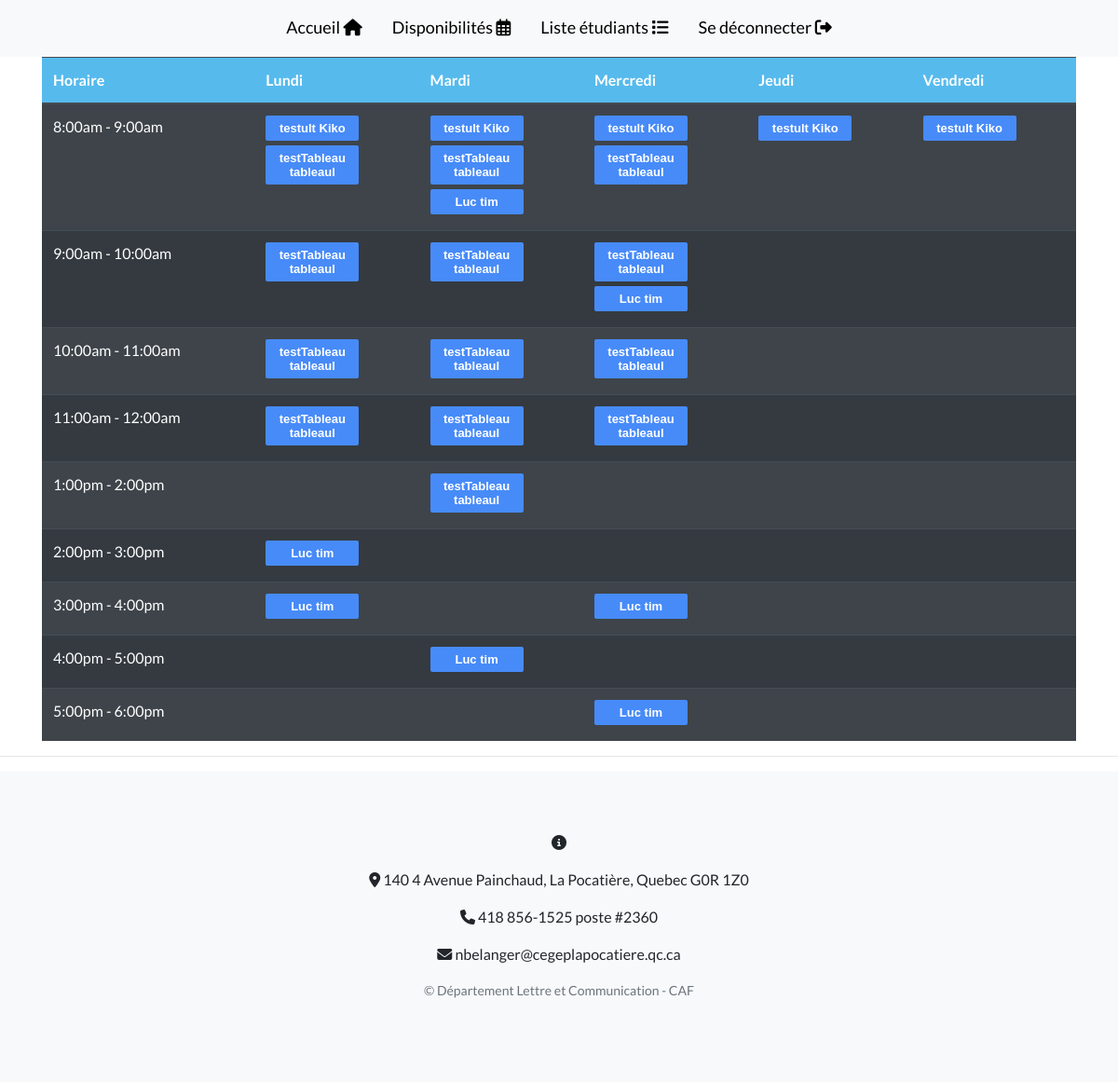
Page /tableaudispo.php (signed in) on the committed database.
### tables this page shows
CREATE TABLE `jour` (
  `code_jour` varchar(100) NOT NULL,
  `jour` varchar(100) NOT NULL
);

CREATE TABLE `horaire` (
  `code_horaire` int(11) NOT NULL,
  `horaire` varchar(100) NOT NULL
);

CREATE TABLE `disponibilites` (
  `code_etudiant` varchar(100) NOT NULL,
  `code_jour` varchar(100) NOT NULL,
  `code_horaire` int(11) NOT NULL
);

CREATE TABLE `etudiant` (
  `code_etudiant` varchar(100) NOT NULL,
  `nom` varchar(100) NOT NULL,
  `prenom` varchar(100) NOT NULL,
  `courriel` varchar(100) NOT NULL
);

### tableaudispo.php (the view, shortened to what this page needs)
<?php
$nav_en_cours = 'dispo';
include('inc/header.php');
?>
</div>
</nav>
<div class="container">
    <div id="participants">
        <table id="target" class="table table-striped table-dark">
            <thead>
                <tr>
                    <th scope="col">Horaire</th>
                    <?php
                    $sqlJour = 'SELECT * from jour';
                    $jours = Connexion::$pdo->query($sqlJour);
                    $jours->setFetchMode(PDO::FETCH_ASSOC);
                    foreach ($jours as $jour) {
                        echo '<th scope="col">' . $jour['jour'] . '</th>';
                    }
                    ?>
                </tr>
            </thead>
            <tbody>
                <?php
                $Sqlhoraires = 'SELECT * from horaire';
                $horaires = Connexion::$pdo->query($Sqlhoraires);
                $horaires->setFetchMode(PDO::FETCH_ASSOC);
                foreach ($horaires as $heure) {
                    echo '<tr><td scope="row">' . $heure['horaire'] . '</td>';
                    $sqlJour = 'SELECT * from jour';
                    $jours = Connexion::$pdo->query($sqlJour);
                    $jours->setFetchMode(PDO::FETCH_ASSOC);
                    foreach ($jours as $jour) {
                        echo '<td scope="row">';
                        $Sqldispos = 'SELECT * from disponibilites';
                        $dispos = Connexion::$pdo->query($Sqldispos);
                        $dispos->setFetchMode(PDO::FETCH_ASSOC);
                        foreach ($dispos as $dispo) {
                            if ($jour['code_jour'] == $dispo['code_jour'] && $heure['code_horaire'] == $dispo["code_horaire"]) {
                                $Sqletudiants = 'SELECT * from etudiant WHERE code_etudiant = :code';
                                $etudiants = Connexion::$pdo->prepare($Sqletudiants);
                                $etudiants->execute(['code' => $dispo['code_etudiant']]);
                                $etudiants->setFetchMode(PDO::FETCH_ASSOC);
                                $etudiant =  $etudiants->fetch();
                ?>
                                <form method="POST" action="dispoEtudiants.php">
                                    <?=
                                        '<button type="submit" class="bouton2" name="idEtudiant" value="' . $dispo['code_etudiant'] . '">' . $etudiant['nom'] . " " .  $etudiant['prenom'] . '</button>'; ?>
                                </form>
                <?php
                            }
                        }
                        echo '</td>';
                    }
                    echo  '</tr>';
                }
                ?>
            </tbody>
        </table>
    </div>
</div>
<hr>
<?php
include('inc/footer.php')
?>

### inc/header.php (shortened to what this page needs)
<!DOCTYPE html>
<html lang="fr">
<head>
  <link href="vendor/bootstrap/css/bootstrap.min.css" rel="stylesheet">
  <link href="vendor/fontawesome-free/css/all.min.css" rel="stylesheet">
  <link href="vendor/simple-line-icons/css/simple-line-icons.css" rel="stylesheet" type="text/css">
  <link rel="stylesheet" href="node_modules/@fortawesome/fontawesome-free/css/all.css">
  <link rel="stylesheet" href="css/main.css">
  <link rel="stylesheet" href="css/nav.css">
  <link href="css/landing-page.min.css" rel="stylesheet">
</head>
<body>
  <?php if (isset($_SESSION['etatConnexion'])) { ?>
    <nav class="navbar navbar-expand-lg navbar-light static-top bg-light" >
      <div class="collapse navbar-collapse main-menu-item justify-content-center" id="navbarSupportedContent1">
        <a class=" navstyle nav-item nav-link" href="index.php" <?php if ($nav_en_cours == 'accueil') {echo ' id="en-cours"';} ?>>Accueil <i class="fas fa-home"></i></a>
        <a class=" navstyle nav-item nav-link" href="disponibilite.php" <?php if ($nav_en_cours == 'form') {echo ' id="en-cours"';} ?>>Disponibilités <i class="far fa-calendar-alt"></i></a>
        <?php
          if ($nav_en_cours == "dispo") {
            echo '<a class=" navstyle nav-item nav-link" href="listeEtudiants.php">Liste étudiants <i class="fas fa-list"></i></a>';
          }
          else{
            echo '<a class=" navstyle nav-item nav-link" href="tableaudispo.php">Liste étudiants <i class="fas fa-list"></i></a>';
          }
          echo '<a class=" navstyle nav-item nav-link" href="deconnexion.php" >Se déconnecter <i class="fas fa-sign-out-alt"></i></a>';
      }
      ?>

### inc/footer.php (shortened to what this page needs)
  <footer class="footer bg-light">
    <div class="container">
      <div class="row">
        <div class="col-lg-12 h-100 text-center my-auto">
          <p><i class="fas fa-info-circle"></i></p>
          <p><i class="fas fa-map-marker-alt"></i> 140 4 Avenue Painchaud, La Pocatière, Quebec G0R 1Z0</p>
          <p><i class="fas fa-phone"></i> 418 856-1525 poste #2360</p>
          <p><i class="fas fa-envelope"></i> nbelanger@cegeplapocatiere.qc.ca</p>
          <p class="text-muted small mb-4 mb-lg-0">&copy; Département Lettre et Communication - CAF</p>
          <br>
        </div>
    </div>
    </div>
 </footer>
</body>
</html>

### css/main.css (style rules this page uses)
.bouton2 { padding:6px 0 6px 0; margin-bottom: 5px; font:bold 13px Arial; background:#478bf9; color:#fff; border-radius:2px; width:100px; border:none; }
th { background-color: #56baed; }

### css/nav.css (style rules this page uses)
a { color: black; font-size: large; text-decoration: none; display: inline-block; position: relative; }
.navstyle:after { display: block; left: 0; bottom: -10px; width: 0; height: 2px; background-color: #56baed; content: ""; transition: width 0.2s; }

### rows in the picture
jour: jour "Lundi"
jour: jour "Mardi"
jour: jour "Mercredi"
jour: jour "Jeudi"
jour: jour "Vendredi"
horaire: horaire "8:00am - 9:00am"
disponibilites: code_etudiant.nom "testult", code_etudiant.prenom "Kiko"
disponibilites: code_etudiant.nom "testTableau", code_etudiant.prenom "tableaul"
disponibilites: code_etudiant.nom "testult", code_etudiant.prenom "Kiko"
disponibilites: code_etudiant.nom "testTableau", code_etudiant.prenom "tableaul"
disponibilites: code_etudiant.nom "Luc", code_etudiant.prenom "tim"
disponibilites: code_etudiant.nom "testult", code_etudiant.prenom "Kiko"
disponibilites: code_etudiant.nom "testTableau", code_etudiant.prenom "tableaul"
disponibilites: code_etudiant.nom "testult", code_etudiant.prenom "Kiko"
disponibilites: code_etudiant.nom "testult", code_etudiant.prenom "Kiko"
horaire: horaire "9:00am - 10:00am"
disponibilites: code_etudiant.nom "testTableau", code_etudiant.prenom "tableaul"
disponibilites: code_etudiant.nom "testTableau", code_etudiant.prenom "tableaul"
disponibilites: code_etudiant.nom "testTableau", code_etudiant.prenom "tableaul"
disponibilites: code_etudiant.nom "Luc", code_etudiant.prenom "tim"
horaire: horaire "10:00am - 11:00am"
disponibilites: code_etudiant.nom "testTableau", code_etudiant.prenom "tableaul"
disponibilites: code_etudiant.nom "testTableau", code_etudiant.prenom "tableaul"
disponibilites: code_etudiant.nom "testTableau", code_etudiant.prenom "tableaul"
horaire: horaire "11:00am - 12:00am"
disponibilites: code_etudiant.nom "testTableau", code_etudiant.prenom "tableaul"
disponibilites: code_etudiant.nom "testTableau", code_etudiant.prenom "tableaul"
disponibilites: code_etudiant.nom "testTableau", code_etudiant.prenom "tableaul"
horaire: horaire "1:00pm - 2:00pm"
disponibilites: code_etudiant.nom "testTableau", code_etudiant.prenom "tableaul"
horaire: horaire "2:00pm - 3:00pm"
disponibilites: code_etudiant.nom "Luc", code_etudiant.prenom "tim"
horaire: horaire "3:00pm - 4:00pm"
disponibilites: code_etudiant.nom "Luc", code_etudiant.prenom "tim"
disponibilites: code_etudiant.nom "Luc", code_etudiant.prenom "tim"
horaire: horaire "4:00pm - 5:00pm"
disponibilites: code_etudiant.nom "Luc", code_etudiant.prenom "tim"
horaire: horaire "5:00pm - 6:00pm"
disponibilites: code_etudiant.nom "Luc", code_etudiant.prenom "tim"
